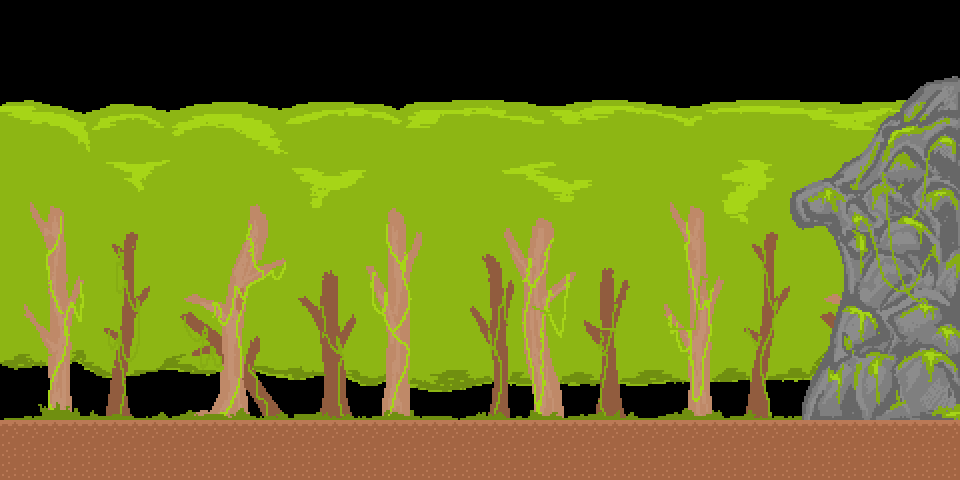

This game map was drawn from its Tiled (.tmx) file and the tilesets committed beside it. A one-line description and the trimmed map source follow:
An orthogonal 48x24 tile map with 20x20 px tiles, 3 tile layers (background, walls, foreground), 3 tilesets and 1 object (Snake).

<map version="1.0" orientation="orthogonal" width="48" height="24" tilewidth="20" tileheight="20">
 <properties>
  <property name="background" value="SKY" />
  <property name="leftPortal" value="resources/level0.tmx" />
  <property name="rightPortal" value="resources/cave00.tmx" />
 </properties>
 <tileset firstgid="1" name="jungle_bg" tilewidth="20" tileheight="20">
  <image source="jungle_bg.png" width="960" height="360" />
 </tileset>
 <tileset firstgid="865" name="jungle_fg" tilewidth="20" tileheight="20">
  <image source="jungle_fg.png" width="180" height="360" />
 </tileset>
 <tileset firstgid="1027" name="tiles2" tilewidth="20" tileheight="20">
  <image source="tiles2.png" width="40" height="20" />
 </tileset>
 <layer name="background" width="48" height="24">
  <data>[1152 cells, 865 non-empty, 864 distinct tile ids]</data>
 </layer>
 <layer name="walls" width="48" height="24">
  <data>[1152 cells, 144 non-empty, 2 distinct tile ids]</data>
 </layer>
 <objectgroup name="objects" width="48" height="24">
  <object name="Snake1" type="Snake" x="220" y="380" width="620" height="40" />
 </objectgroup>
 <layer name="foreground" width="48" height="24">
  <data>[1152 cells, 162 non-empty, 162 distinct tile ids]</data>
 </layer>
</map>
